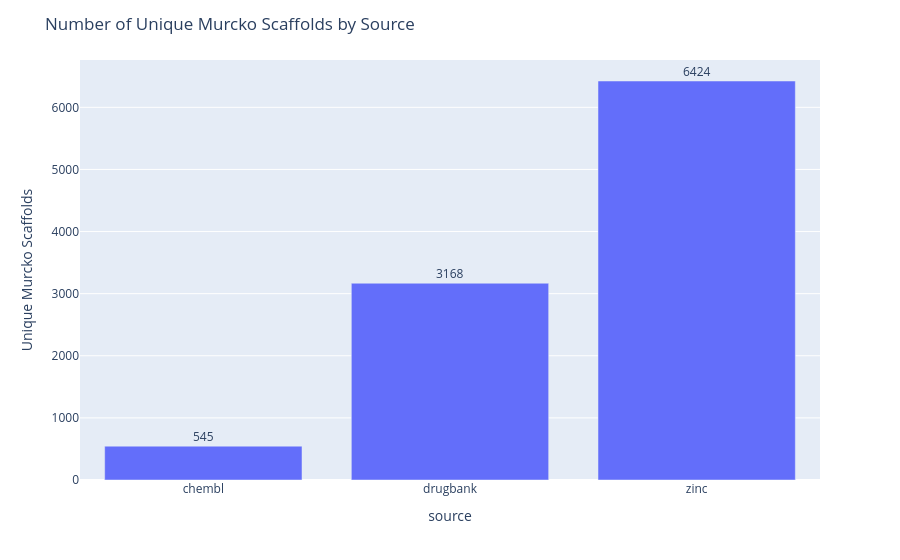

The cell this chart's notebook holds for it:
### Code cell
# unique scaffolds
scaff_div = structures.groupby('source')['scaffold'].nunique().reset_index()
print(scaff_div)

fig = px.bar(scaff_div, x='source', y='scaffold', labels={'scaffold':'Unique Murcko Scaffolds'})

# annotate
for i, row in scaff_div.iterrows():
    fig.add_annotation(
        x=row['source'],
        y=row['scaffold'],
        text=str(row['scaffold']),
        showarrow=False,
        yshift=10
    )

fig.update_layout(title='Number of Unique Murcko Scaffolds by Source')
fig.show()

### Figure 1 — Plotly figure (JSON) as saved in the notebook; plotly's stock layout.template omitted (floating-point values rounded to 4 significant figures)
{"data": [{"hovertemplate": "source=%{x}<br>Unique Murcko Scaffolds=%{y}<extra></extra>", "legendgroup": "", "marker": {"color": "#636efa", "pattern": {"shape": ""}}, "name": "", "orientation": "v", "showlegend": false, "textposition": "auto", "type": "bar", "x": ["chembl", "drugbank", "zinc"], "xaxis": "x", "y": [545, 3168, 6424], "yaxis": "y"}], "layout": {"annotations": [{"showarrow": false, "text": "545", "x": "chembl", "y": 545, "yshift": 10}, {"showarrow": false, "text": "3168", "x": "drugbank", "y": 3168, "yshift": 10}, {"showarrow": false, "text": "6424", "x": "zinc", "y": 6424, "yshift": 10}], "barmode": "relative", "legend": {"tracegroupgap": 0}, "margin": {"t": 60}, "title": {"text": "Number of Unique Murcko Scaffolds by Source"}, "xaxis": {"anchor": "y", "domain": [0, 1], "title": {"text": "source"}}, "yaxis": {"anchor": "x", "domain": [0, 1], "title": {"text": "Unique Murcko Scaffolds"}}}}
